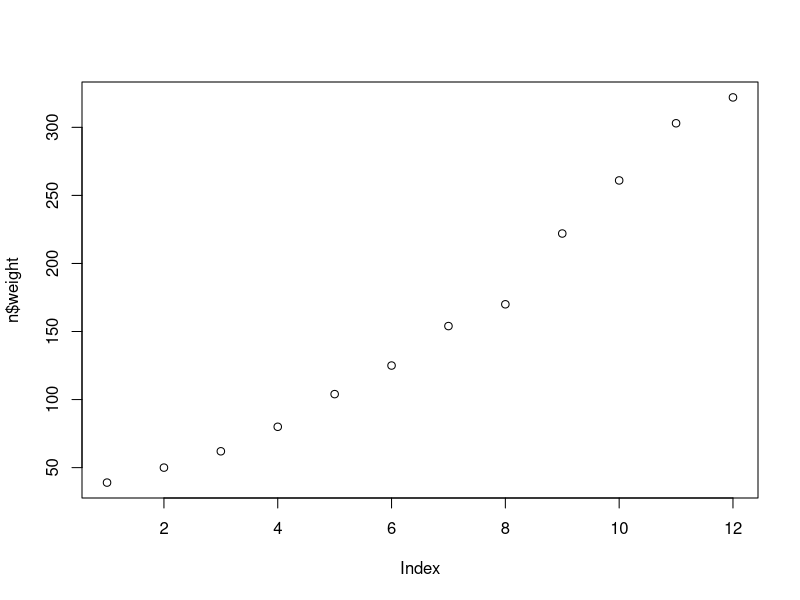
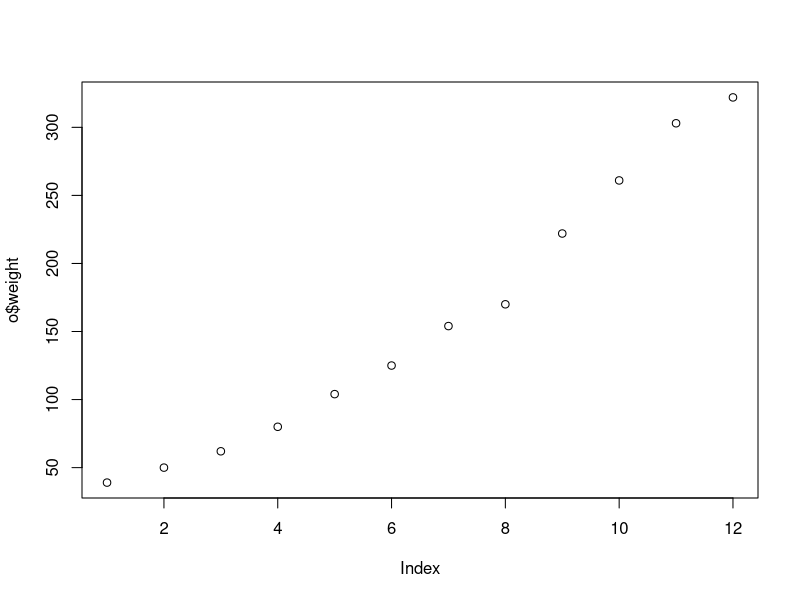

Recreate these plots in R, in order.
a=1:10
b=1:10
c=11:20
str(a)
identical(a,b)
identical(a,c) 

c = ChickWeight
c[,2]
x=c[,c("weight")]
y=ChickWeight$weight 
identical(x,y)

y=ChickWeight[,c(4,1)]
identical(x,y)
x=ChickWeight[,c(1:3)]

m=ChickWeight[c(1,3,5,7,9),]
nrow(c)
n=c[ChickWeight$Chick == 48,]
plot(n$weight)
o = subset(ChickWeight,Chick==48,select=c(Time,weight))
identical(n,o)
plot(o$weight)
